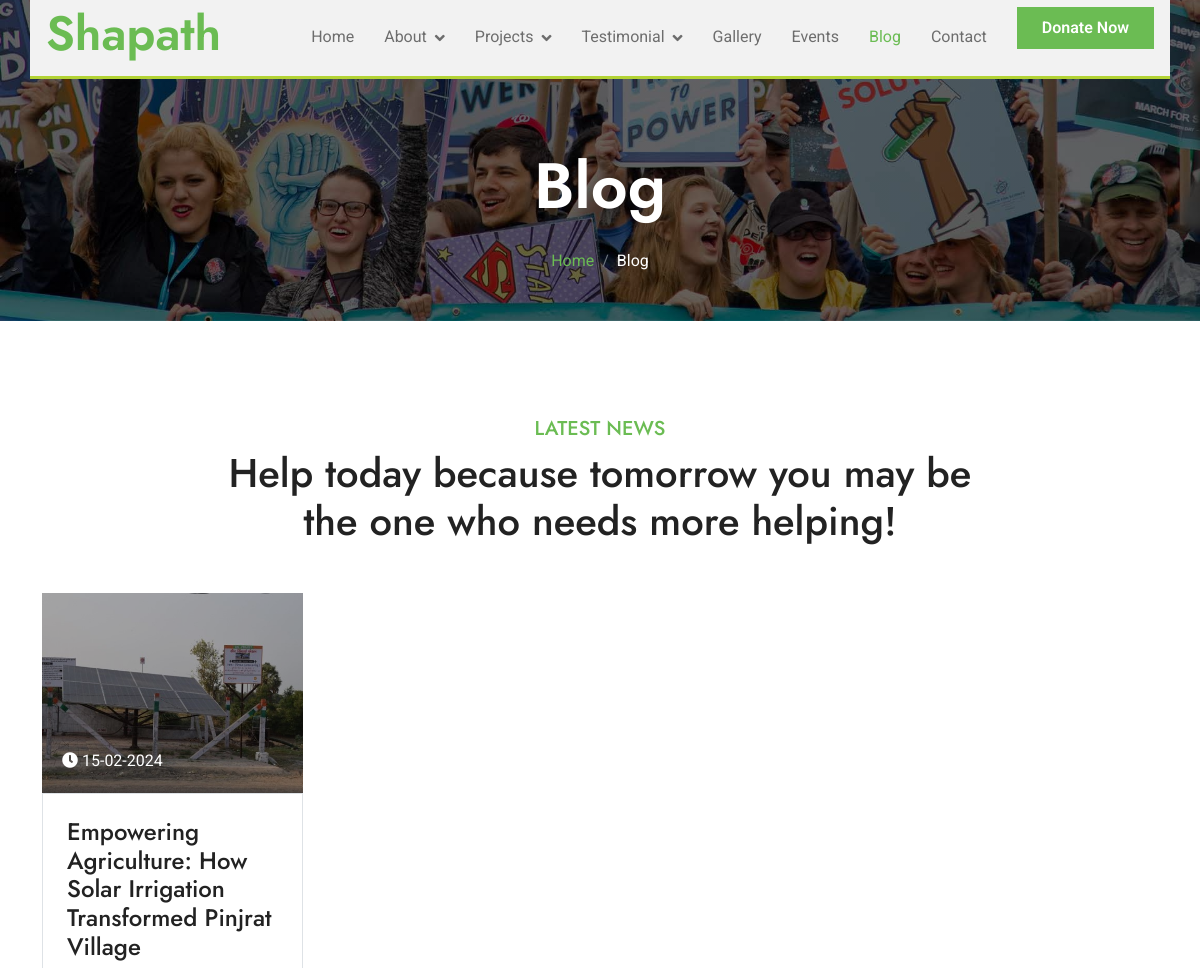
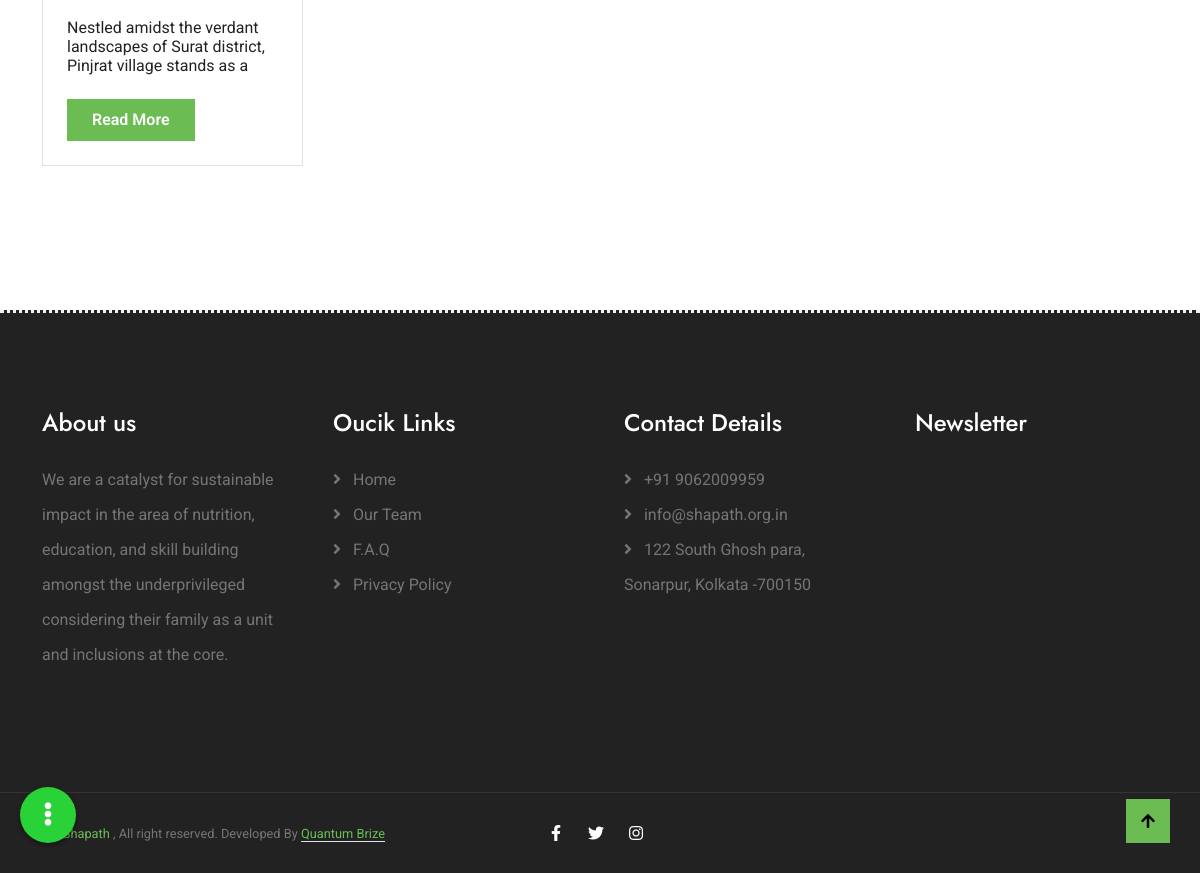
Screenshot of /index.php/web/activity/blogs with the database file from the repository (2 pictures, top to bottom).
### tables this page shows
CREATE TABLE `blog` (
  `id` int(11) NOT NULL,
  `uid` varchar(255) NOT NULL,
  `title` varchar(255) NOT NULL,
  `description` text DEFAULT NULL,
  `img` varchar(255) NOT NULL,
  `created_at` datetime NOT NULL DEFAULT current_timestamp(),
  `updated_at` datetime NOT NULL DEFAULT current_timestamp()
);

### application/controllers/Common.php (called while the page is built, shortened)
<?php
class Common extends CI_Controller
{
	public function init_model($model)
	{
		$this->load->model($model);
	}
	public function load_page($page, $data)
	{
		$this->load->view($page, $data['data_page']);
	}
	private function load_headers($data)
	{
		$projects['projects'] = $this->Pages_model->get_all_projects();
		$this->load->view('/' . $data['site'] . '/inc/header_link.php', $data);
		$this->load->view('/' . $data['site'] . '/inc/header.php', $projects, $data);
	}
	private function load_footers($data)
	{
		$this->load->view('/' . $data['site'] . '/inc/footer.php');
		$this->load->view('/' . $data['site'] . '/inc/footer_link.php', $data);
	}
}
?>

### application/controllers/web/Activity.php (called while the page is built, shortened)
<?php
class Activity extends Load
{
    public function blogs()
    {
        $data = PAGE_DATA_WEB;
        $data['data_header']['blogs'] = true;
        $data['data_page']['blogs'] = $this->Pages_model->get_all_blogs();
        $this->load_page('web/blogs.php', $data);
    }
}
?>

### index.php (called while the page is built, shortened)
<?php
require_once BASEPATH.'core/CodeIgniter.php';

### application/models/Pages_model.php (called while the page is built, shortened)
<?php
class Pages_model extends Admin_model
{
    public function get_all_blogs()
    {
        $blogs = $this->db
            ->select('*')
            ->from(TABLE_BLOG)
            ->get();
        $blogs = $blogs->result_array();
        return !empty($blogs) ? $blogs : [];
    }
}

### application/views/web/blogs.php (the view, shortened to what this page needs)
<div class="container-fluid bg-breadcrumb">
    <div class="container text-center py-5" style="max-width: 900px;">
        <h3 class="text-white display-3 mb-4">Blog</h1>
            <ol class="breadcrumb justify-content-center mb-0">
                <li class="breadcrumb-item"><a href="index.php">Home</a></li>
                <li class="breadcrumb-item active text-white">Blog</li>
            </ol>
    </div>
</div>
<div class="container-fluid blog py-5 mb-5">
    <div class="container py-5">
        <div class="text-center mx-auto pb-5" style="max-width: 800px;">
            <h5 class="text-uppercase text-primary">Latest News</h5>
            <h1 class="mb-0">Help today because tomorrow you may be the one who needs more helping!
            </h1>
        </div>
        <div class="row g-4">
        <?php foreach($blogs as $blog){?>
            <div class="col-lg-6 col-xl-3">
                <div class="blog-item">
                    <div class="blog-img">
                        <div class="blog-info">
                            <span><i class="fa fa-clock"></i> <?php $dateTime = new DateTime($blog['created_at']); $dateOnly = $dateTime->format('d-m-Y'); echo $dateOnly?></span>
                        </div>
                    </div>
                    <div class="text-dark border p-4 ">
                        <h4 class="mb-4"><?php echo $blog['title']?></h4>
                        <p class="mb-4" style="overflow: hidden; text-overflow: ellipsis; white-space: normal; line-height: 1.2em; /* Adjust line height as needed */ max-height: 3.6em;"><?php echo $blog['description']?></p>
                        <a class="btn-hover-bg btn btn-primary text-white py-2 px-4" href="<?php echo base_url('web/Activity/blog?blog_id='.$blog['uid'])?>">Read More</a>
                    </div>
                </div>
            </div>
            <?php }?>
        </div>
    </div>
</div>

### assets/css/style.css (style rules this page uses)
.btn { font-weight: 600; transition: .5s; }
.btn-hover-bg { transition: 0.5s; }
.bg-breadcrumb { background: linear-gradient(rgba(0, 0, 0, 0.6), rgba(0, 0, 0, 0.6)), url(../img/breadcrumb-bg.jpg); background-position: center center; background-repeat: no-repeat; background-size: cover; padding: 100px 0 0 0; }
.blog .blog-item .blog-img { position: relative; overflow: hidden; }
.blog .blog-item .blog-img .blog-info { position: absolute; width: 100%; height: 100%; bottom: 0; left: 0; padding: 20px; background: rgba(0, 0, 0, .2); color: var(--bs-white) !important; display: flex; align-items: end; justify-content: space-between; transition: 0.5s; }

### rows the page displays
blog: created_at "15-02-2024", title "Empowering Agriculture: How Solar Irrigation Transformed Pinjrat Village", description "Nestled amidst the verdant landscapes of Surat district, Pinjrat village stands as a…"
